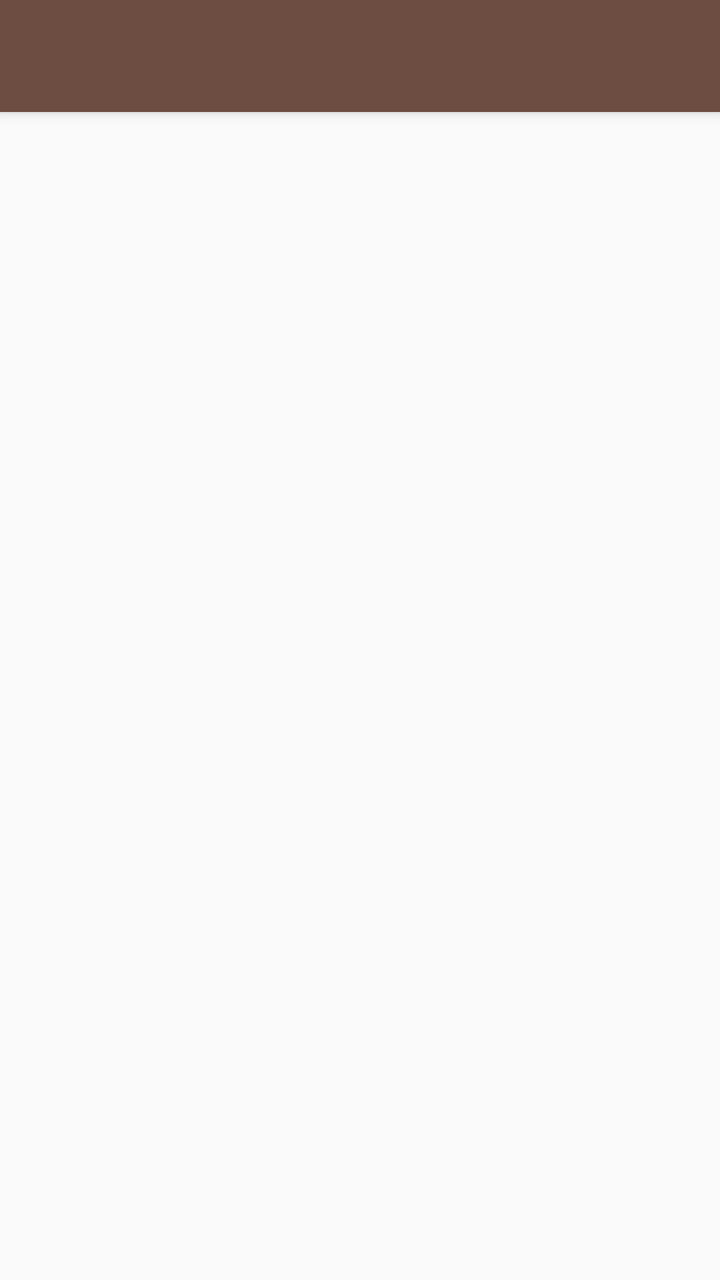
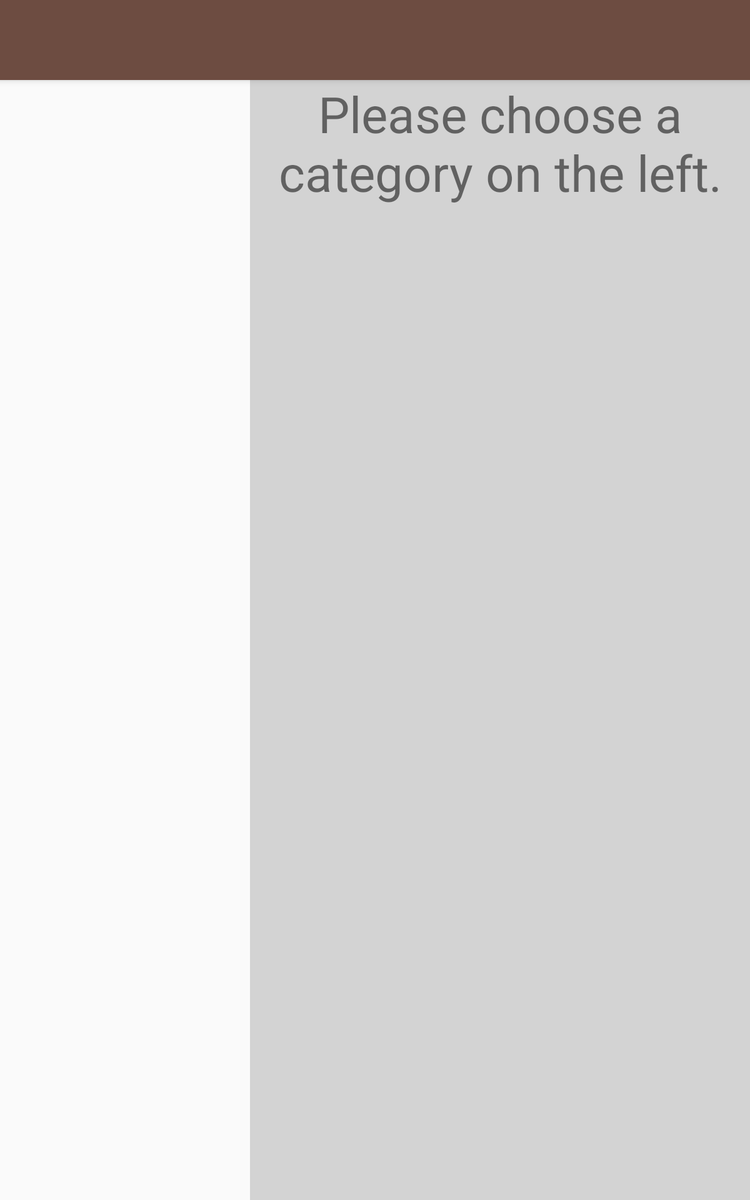

First picture: res/layout/ on a phone held upright. Second picture: the repository's own variant of that layout, on a device whose configuration matches the variant's folder. Source for both follows.
<!-- AndroidManifest.xml: application theme AppTheme -->
<!-- res/layout/main.xml -->
<?xml version="1.0" encoding="utf-8"?>
<LinearLayout xmlns:android="http://schemas.android.com/apk/res/android"
android:orientation="vertical" android:layout_width="match_parent"
android:layout_height="match_parent">

<include layout="@layout/toolbar" />

<FrameLayout
    android:layout_width="match_parent"
    android:layout_height="match_parent"
    android:id="@+id/masterContainer"
    />

</LinearLayout>
<!-- res/layout/toolbar.xml (included above) -->
<android.support.v7.widget.Toolbar
    xmlns:android="http://schemas.android.com/apk/res/android"
    android:layout_height="?attr/actionBarSize"
    android:layout_width="match_parent"
    android:id="@+id/toolbar"
    android:background="@color/colorPrimary"
    android:elevation="4dp"
    android:theme="@style/ToolbarCustomTheme"
    android:popupTheme="@style/AppTheme" />
<!-- resources referenced by this layout -->
<resources>
  <color name="colorPrimary">#6d4c41</color>
  <style name="AppTheme" parent="Theme.AppCompat.Light.NoActionBar">
          
          <item name="colorPrimary">@color/colorPrimary</item>
          <item name="colorPrimaryDark">@color/colorPrimaryDark</item>
          <item name="colorAccent">@color/colorSecondary</item>
          <item name="android:textAppearanceSmallPopupMenu">@style/myPopupMenuTextAppearanceSmall</item>
          <item name="android:textAppearanceLargePopupMenu">@style/myPopupMenuTextAppearanceLarge</item>
      </style>
  <style name="ToolbarCustomTheme" parent="AppTheme">
          <item name="android:textColorPrimary">@color/textColorSecondary</item>
          
          <item name="colorControlNormal">@color/textColorSecondary</item>
      </style>
  <color name="colorPrimaryDark">#40241a</color>
  <color name="colorSecondary">#64dd17</color>
  <style name="myPopupMenuTextAppearanceSmall" parent="@android:style/TextAppearance.DeviceDefault.Widget.PopupMenu.Small">
          <item name="android:textColor">@color/textColorPrimary</item>
          <item name="android:textSize">12sp</item>
      </style>
  <style name="myPopupMenuTextAppearanceLarge" parent="@android:style/TextAppearance.DeviceDefault.Widget.PopupMenu.Large">
          <item name="android:textColor">@color/textColorPrimary</item>
          <item name="android:textSize">20sp</item>
      </style>
  <color name="textColorSecondary">#fff</color>
  <color name="textColorPrimary">#444</color>
</resources>
<!-- res/layout-large/main.xml (the repository's variant of the layout above) -->
<!-- drawn on a 7-inch tablet held upright -->
<?xml version="1.0" encoding="utf-8"?>
<LinearLayout xmlns:android="http://schemas.android.com/apk/res/android"
    android:orientation="vertical" android:layout_width="match_parent"
    android:layout_height="match_parent">

    <include layout="@layout/toolbar" />

    <LinearLayout
        android:layout_width="match_parent"
        android:layout_height="match_parent"
        android:orientation="horizontal">

        <FrameLayout
            android:layout_width="0dp"
            android:layout_height="match_parent"
            android:layout_weight="1"
            android:id="@+id/masterContainer"
            />

        <FrameLayout
            android:background="#d3d3d3"
            android:layout_width="0dp"
            android:layout_height="match_parent"
            android:layout_weight="2"
            android:id="@+id/detailContainer"
            >

            <TextView
                android:layout_width="match_parent"
                android:layout_height="match_parent"
                android:textSize="40sp"
                android:text="@string/choose_category"
                android:textAlignment="center"
                />

        </FrameLayout>

    </LinearLayout>



</LinearLayout>
<!-- resources referenced by the variant -->
<!-- as a 7-inch tablet held upright resolves them -->
<resources>
  <color name="colorPrimary">#6d4c41</color>
  <string name="choose_category">Please choose a category on the left.</string>
  <style name="AppTheme" parent="Theme.AppCompat.Light.NoActionBar">
          
          <item name="colorPrimary">@color/colorPrimary</item>
          <item name="colorPrimaryDark">@color/colorPrimaryDark</item>
          <item name="colorAccent">@color/colorSecondary</item>
          <item name="android:textAppearanceSmallPopupMenu">@style/myPopupMenuTextAppearanceSmall</item>
          <item name="android:textAppearanceLargePopupMenu">@style/myPopupMenuTextAppearanceLarge</item>
      </style>
  <style name="ToolbarCustomTheme" parent="AppTheme">
          <item name="android:textColorPrimary">@color/textColorSecondary</item>
          
          <item name="colorControlNormal">@color/textColorSecondary</item>
      </style>
  <color name="colorPrimaryDark">#40241a</color>
  <color name="colorSecondary">#64dd17</color>
  <style name="myPopupMenuTextAppearanceSmall" parent="@android:style/TextAppearance.DeviceDefault.Widget.PopupMenu.Small">
          <item name="android:textColor">@color/textColorPrimary</item>
          <item name="android:textSize">12sp</item>
      </style>
  <style name="myPopupMenuTextAppearanceLarge" parent="@android:style/TextAppearance.DeviceDefault.Widget.PopupMenu.Large">
          <item name="android:textColor">@color/textColorPrimary</item>
          <item name="android:textSize">20sp</item>
      </style>
  <color name="textColorSecondary">#fff</color>
  <color name="textColorPrimary">#444</color>
</resources>
